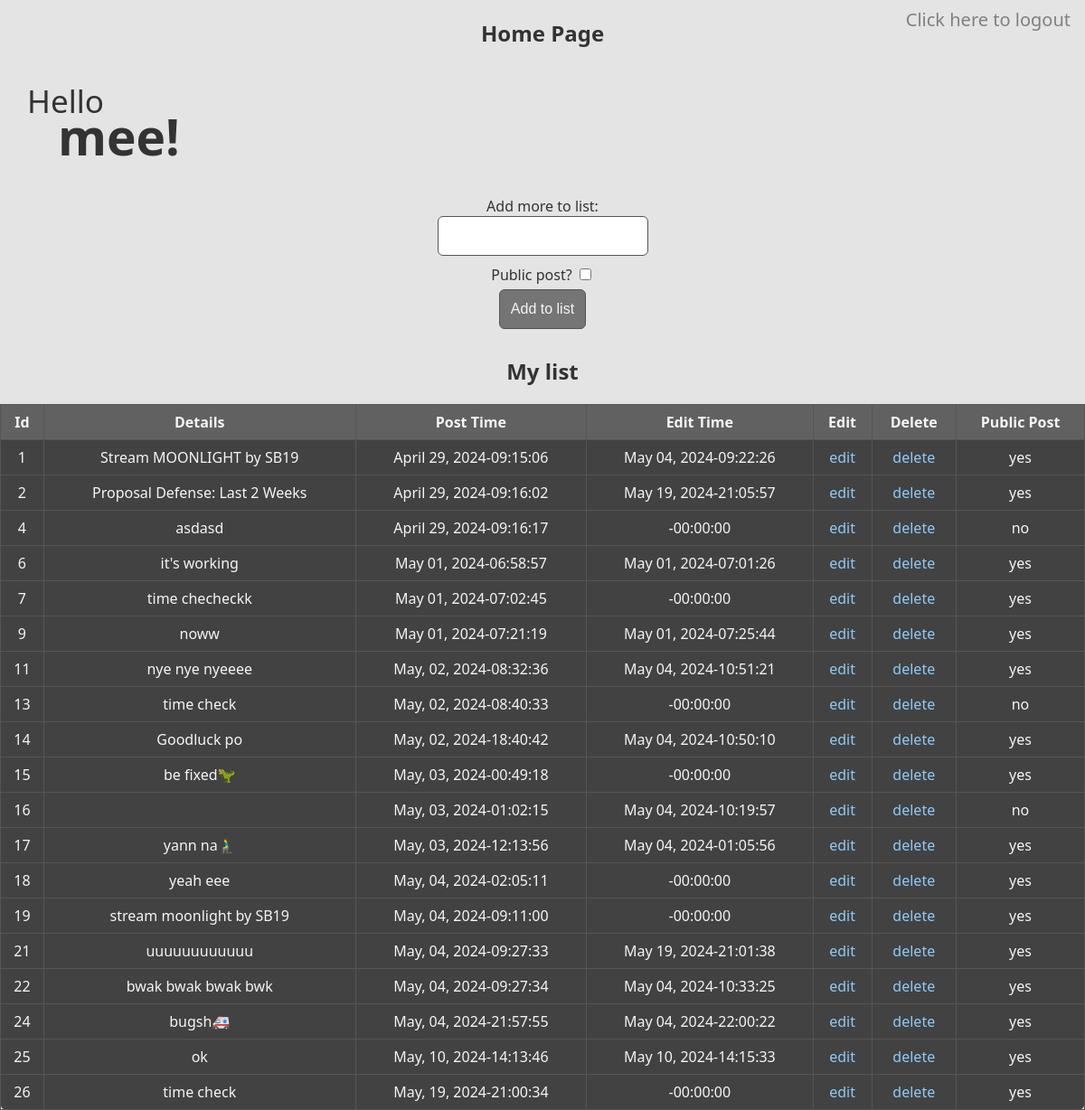
The page /home.php (signed in) on the database its author committed.
### tables this page shows
CREATE TABLE `list_tbl` (
  `id` int(11) NOT NULL,
  `details` text NOT NULL,
  `date_posted` varchar(30) NOT NULL,
  `time_posted` time NOT NULL,
  `date_edited` varchar(30) NOT NULL,
  `time_edited` time NOT NULL,
  `public` varchar(5) NOT NULL
);

### home.php (the view, shortened to what this page needs)
<!DOCTYPE html>
<html lang="en">
<head>
        <?php
        $user = $_SESSION['user'];
        ?>
</head>
<body>
    <h2>Home Page</h2>
    <p style="font-size: 35px; padding-left: 30px; padding-bootom: 50px ">Hello <br><strong style="font-size: 55px; padding-left: 34px; line-height: 5px"><?php Print "$user"?>!</strong></p>
    <a  style="position: absolute;top: 8px; right: 16px; font-size: 20px; color:gray" href="logout.php">Click here to logout</a>
    <form action="add.php" method="POST">
        <label for="details">Add more to list:</label> <br>
        <input style="background-color: white; color: black" type="text" name="details" id="details">
        <br>
        <label for="public">Public post?</label>
        <input type="checkbox" name="public[]" value="yes" id="public">
        <br>
        <input type="submit" value="Add to list">
    </form>
    <h2>My list</h2>
    <table>
        <tr>
            <th>Id</th>
            <th>Details</th>
            <th>Post Time</th>
            <th>Edit Time</th>
            <th>Edit</th>
            <th>Delete</th>
            <th>Public Post</th>
        </tr>
        <?php
        $servername = "localhost";
        $username_db = "root";
        $password_db = "";
        $db_name = "first_db";
        $conn = mysqli_connect($servername, $username_db, $password_db, $db_name);
        $query = mysqli_query($conn, "Select * from list_tbl");
        while($row = mysqli_fetch_array($query))
        {
            Print "<tr>";
            Print "<td>".$row['id']."</td>";
            Print "<td>".$row['details']."</td>";
            Print "<td>".$row['date_posted']. "-". $row['time_posted']."</td>";
            Print "<td>".$row['date_edited']. "-". $row['time_edited']."</td>";
            Print '<td><a href="edit.php?id=' . $row['id'] . '">edit</a></td>';
            Print "<td><a href='#' onclick='myFunction(".$row['id'].")'>delete</a></td>";
            Print "<td>".$row['public']."</td>";
            Print "</tr>";
        }
        ?>
    </table>
</body>
</html>

### rows shown on the page
list_tbl: id "1", details "Stream MOONLIGHT by SB19", date_posted "April 29, 2024", time_posted "09:15:06", date_edited "May 04, 2024", time_edited "09:22:26", public "yes"
list_tbl: id "2", details "Proposal Defense: Last 2 Weeks", date_posted "April 29, 2024", time_posted "09:16:02", date_edited "May 19, 2024", time_edited "21:05:57", public "yes"
list_tbl: id "4", details "asdasd", date_posted "April 29, 2024", time_posted "09:16:17", time_edited "00:00:00", public "no"
list_tbl: id "6", details "it's working", date_posted "May 01, 2024", time_posted "06:58:57", date_edited "May 01, 2024", time_edited "07:01:26", public "yes"
list_tbl: id "7", details "time checheckk", date_posted "May 01, 2024", time_posted "07:02:45", time_edited "00:00:00", public "yes"
list_tbl: id "9", details "noww", date_posted "May 01, 2024", time_posted "07:21:19", date_edited "May 01, 2024", time_edited "07:25:44", public "yes"
list_tbl: id "11", details "nye nye nyeeee", date_posted "May, 02, 2024", time_posted "08:32:36", date_edited "May 04, 2024", time_edited "10:51:21", public "yes"
list_tbl: id "13", details "time check", date_posted "May, 02, 2024", time_posted "08:40:33", time_edited "00:00:00", public "no"
list_tbl: id "14", details "Goodluck po", date_posted "May, 02, 2024", time_posted "18:40:42", date_edited "May 04, 2024", time_edited "10:50:10", public "yes"
list_tbl: id "15", details "be fixed🦖", date_posted "May, 03, 2024", time_posted "00:49:18", time_edited "00:00:00", public "yes"
list_tbl: id "16", date_posted "May, 03, 2024", time_posted "01:02:15", date_edited "May 04, 2024", time_edited "10:19:57", public "no"
list_tbl: id "17", details "yann na🧎‍♂️", date_posted "May, 03, 2024", time_posted "12:13:56", date_edited "May 04, 2024", time_edited "01:05:56", public "yes"
list_tbl: id "18", details "yeah eee", date_posted "May, 04, 2024", time_posted "02:05:11", time_edited "00:00:00", public "yes"
list_tbl: id "19", details "stream moonlight by SB19", date_posted "May, 04, 2024", time_posted "09:11:00", time_edited "00:00:00", public "yes"
list_tbl: id "21", details "uuuuuuuuuuuu", date_posted "May, 04, 2024", time_posted "09:27:33", date_edited "May 19, 2024", time_edited "21:01:38", public "yes"
list_tbl: id "22", details "bwak bwak bwak bwk", date_posted "May, 04, 2024", time_posted "09:27:34", date_edited "May 04, 2024", time_edited "10:33:25", public "yes"
list_tbl: id "24", details "bugsh🚑", date_posted "May, 04, 2024", time_posted "21:57:55", date_edited "May 04, 2024", time_edited "22:00:22", public "yes"
list_tbl: id "25", details "ok", date_posted "May, 10, 2024", time_posted "14:13:46", date_edited "May 10, 2024", time_edited "14:15:33", public "yes"
list_tbl: id "26", details "time check", date_posted "May, 19, 2024", time_posted "21:00:34", time_edited "00:00:00", public "yes"

### other values the page prints
$user "mee"
